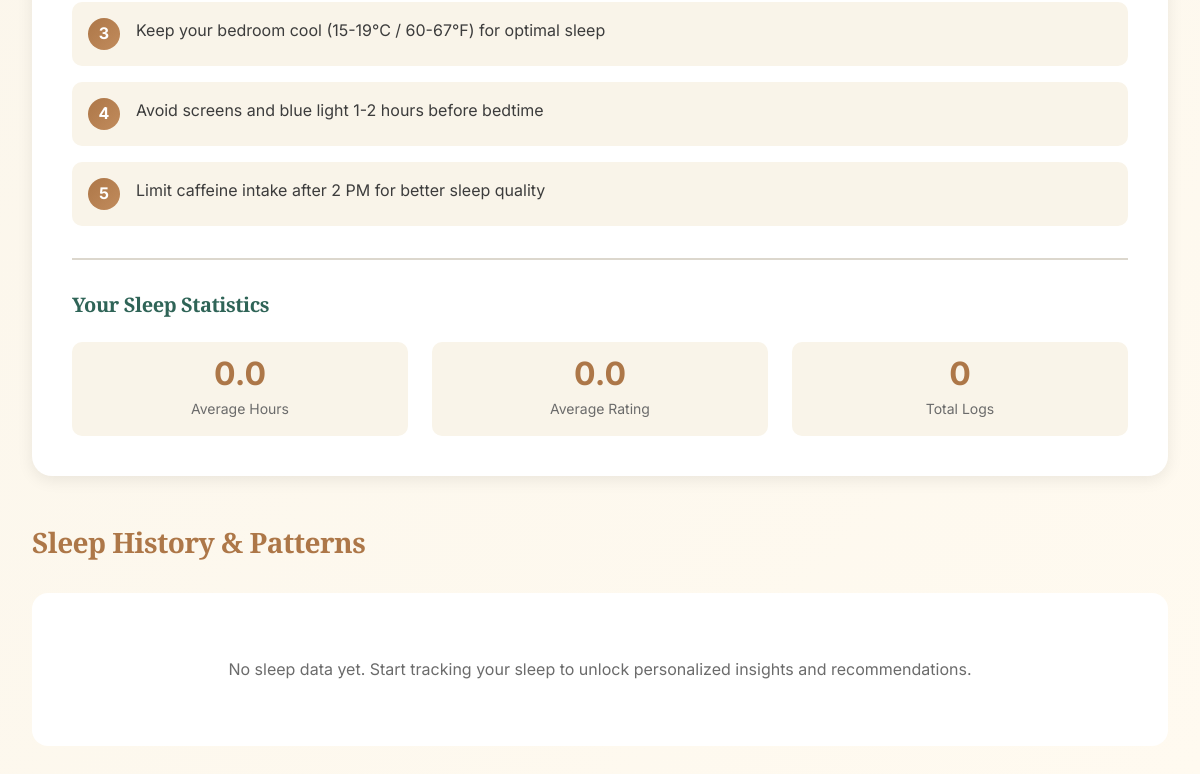
Before: /sleep (signed in, lower part) with the older database file.
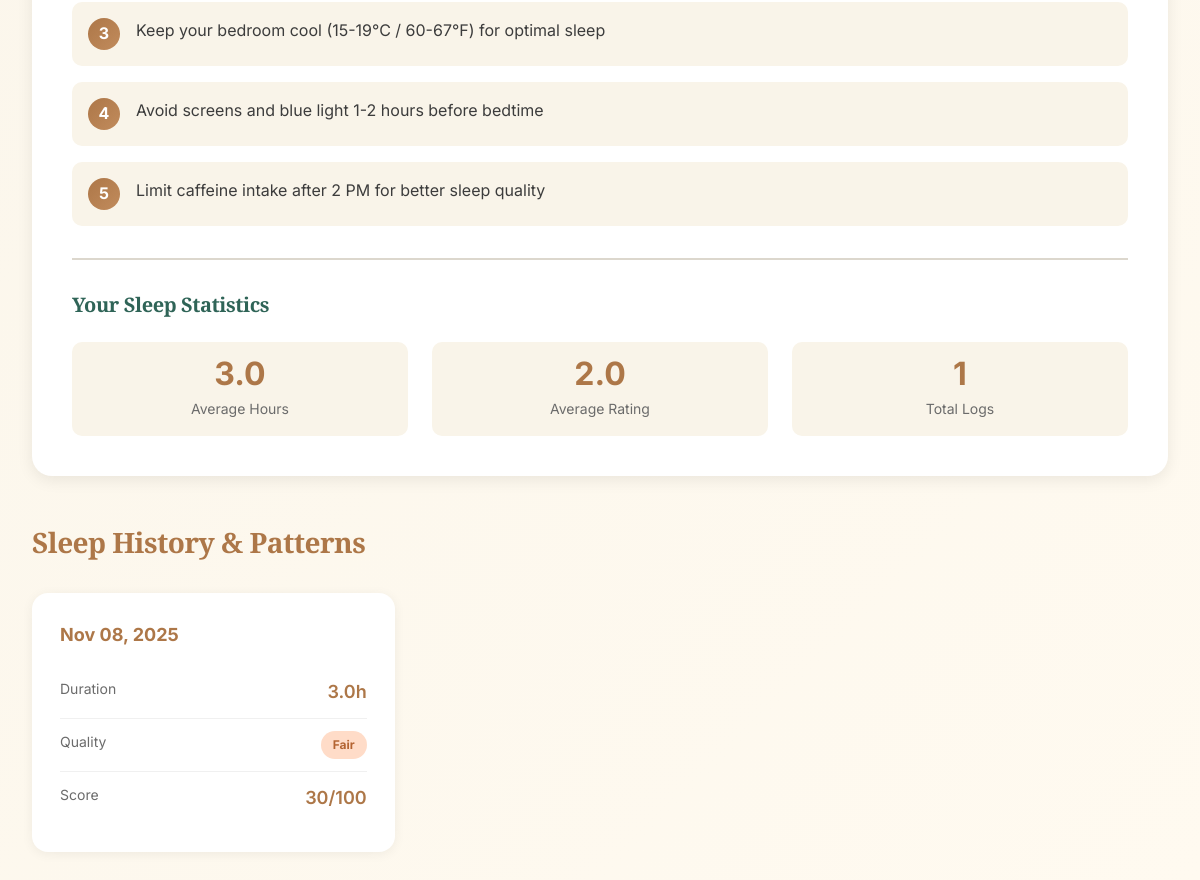
After: the same page with the newer database file.
### models.py (models this page shows, shortened)
class SleepLog(db.Model):
    __tablename__ = 'sleep_logs'
    id = db.Column(db.Integer, primary_key=True)
    user_id = db.Column(db.Integer, db.ForeignKey('users.id'), nullable=False)
    date = db.Column(db.Date, nullable=False)
    bedtime = db.Column(db.String(10), nullable=True)
    wake_time = db.Column(db.String(10), nullable=True)
    hours_slept = db.Column(db.Float, nullable=True)
    quality_rating = db.Column(db.Integer, nullable=True)
    notes = db.Column(db.Text, nullable=True)
    timestamp = db.Column(db.DateTime, default=get_ist_now)

### app.py (the view)
@app.route('/sleep')
@login_required
def sleep_tracker():
    sleep_logs = SleepLog.query.filter_by(user_id=current_user.id).order_by(SleepLog.date.desc()).limit(14).all()
    return render_template('sleep.html', sleep_logs=sleep_logs, user_name=current_user.profile.name if current_user.profile else 'User')

### app.py (called while the page is built)
@login_manager.user_loader
def load_user(user_id):
    return User.query.get(int(user_id))

### templates/sleep.html (shortened to what the changed rows need)
{% extends "base.html" %}
{% block content %}
<div class="sleep-page">
    <div class="sleep-container">
        <div class="sleep-insights-card">
            <div class="stats-summary">
                <div class="stats-grid">
                    <div class="stat-item">
                        <div class="stat-value" id="avgHours">{{ "%.1f"|format(sleep_logs|map(attribute='hours_slept')|sum / sleep_logs|length if sleep_logs|length > 0 else 0) }}</div>
                        <div class="stat-label">Average Hours</div>
                    </div>
                    <div class="stat-item">
                        <div class="stat-value" id="avgQuality">{{ "%.1f"|format(sleep_logs|map(attribute='quality_rating')|sum / sleep_logs|length if sleep_logs|length > 0 else 0) }}</div>
                        <div class="stat-label">Average Rating</div>
                    </div>
                    <div class="stat-item">
                        <div class="stat-value">{{ sleep_logs|length }}</div>
                        <div class="stat-label">Total Logs</div>
                    </div>
                </div>
            </div>
        </div>
    </div>
    <div class="sleep-history-section">
        <h2>Sleep History & Patterns</h2>
        {% if sleep_logs|length > 0 %}
        <div class="history-grid">
            {% for log in sleep_logs %}
            <div class="history-card">
                <div class="history-date">{{ log.date.strftime('%b %d, %Y') }}</div>
                <div class="history-details">
                    <div class="detail-row">
                        <span class="label">Duration</span>
                        <span class="value strong">{{ log.hours_slept }}h</span>
                    </div>
                    <div class="detail-row">
                        <span class="label">Quality</span>
                        <span class="value quality-badge quality-{{ log.quality_rating }}">
                            {{ ['Poor', 'Fair', 'Good', 'Very Good', 'Excellent'][log.quality_rating - 1] if log.quality_rating else 'N/A' }}
                        </span>
                    </div>
                    <div class="detail-row">
                        <span class="label">Score</span>
                        <span class="value strong">
                            {% set hours = log.hours_slept %}
                            {% set quality = log.quality_rating or 3 %}
                            {% if hours >= 7 and hours <= 9 %}
                                {% set duration_score = 50 %}
                            {% elif hours >= 6 and hours < 7 %}
                                {% set duration_score = 40 %}
                            {% elif hours >= 9 and hours < 10 %}
                                {% set duration_score = 45 %}
                            {% elif hours >= 5 and hours < 6 %}
                                {% set duration_score = 30 %}
                            {% elif hours >= 4 and hours < 5 %}
                                {% set duration_score = 20 %}
                            {% else %}
                                {% set duration_score = 10 %}
                            {% endif %}
                            {{ (duration_score + quality * 10)|int }}/100
                        </span>
                    </div>
                </div>
            </div>
            {% endfor %}
        </div>
        {% else %}
        <div class="empty-state">
            <p>No sleep data yet. Start tracking your sleep to unlock personalized insights and recommendations.</p>
        </div>
        {% endif %}
    </div>
</div>
{% endblock %}

Changed rows visible on the page:
added SleepLog: date "Nov 08, 2025", hours_slept "3.0", quality_rating "Fair", value "30"
Other visible differences:
{{ sleep_logs|length }}: "0" → "1"
text no longer shown: "0.0 0.0 No sleep data yet. Start tracking your sleep to unlock personalized insights and recommendations."
text now shown: "3.0 2.0"
